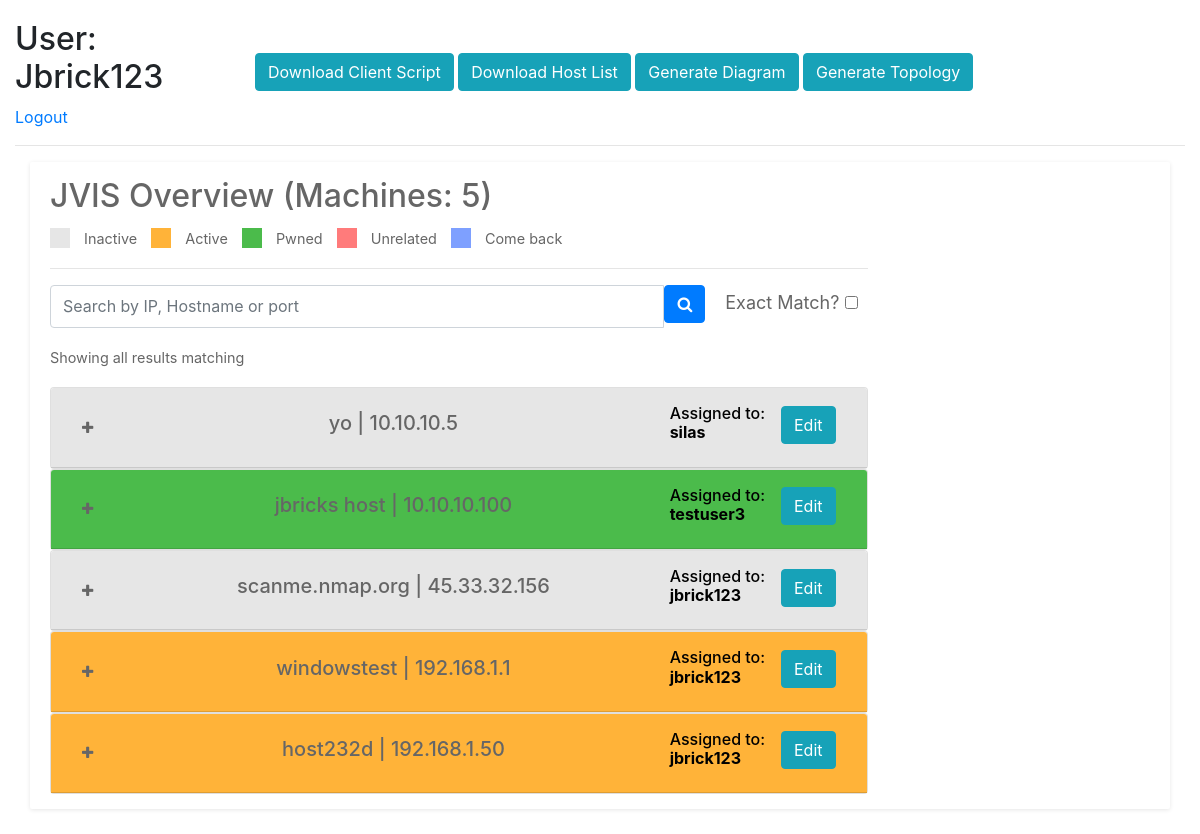
The app's page / (signed in) with its own data.
### base/models.py (models this page shows, shortened)
class Box(models.Model):
    __original_ip = None
    __original_hostname = None
    __original_state = None
    user = models.ForeignKey(User, on_delete=models.CASCADE, null=True, blank=True)
    ip = models.GenericIPAddressField(null=False,blank=False)
    hostname = models.CharField(max_length=200, null=True, blank=True)
    state = models.CharField(max_length=200, null=True, blank=True)
    comments = models.TextField(null=True, blank=True)
    active = models.BooleanField(default=False)
    pwned = models.BooleanField(default=False)
    unrelated = models.BooleanField(default=False)
    comeback = models.BooleanField("Come back to this box", default=False)
    os = models.CharField(max_length=200, null=True, blank=True)
    new = models.BooleanField(default=True)
    updated = models.BooleanField(default=False)
    cidr = models.CharField(max_length=200, default="/24",null=True, blank=True)
    orderedip = models.BigIntegerField(null=True, blank=True, default=0)
    def __init__(self, *args, **kwargs):
        super().__init__(*args, **kwargs)
        self.__original_ip = self.ip
        self.__original_hostname = self.hostname
        self.__original_state = self.state
    class Meta:
        ordering = ['orderedip']

### base/views.py (the view, shortened to what this page needs)
# urls.py: path('', Boxes.as_view(), name="boxes"),
class Boxes(LoginRequiredMixin, ListView):
    model = Box
    context_object_name = 'boxes'
    def get_context_data(self, **kwargs):
        context = super().get_context_data(**kwargs)
        search_input = self.request.GET.get('search') or ''
        context['count'] = context['boxes'].count()
        return context

### base/templates/base/box_list.html (shortened to what this page needs)
{% extends 'base/main.html' %}
{% block content %}
{%load static%}
<div class="header row">
    <div class="col-md-3">
        <h2>User: {{request.user|title}}</h2>
    {% if request.user.is_authenticated %}
    <a href="{% url 'logout' %}">Logout</a>
    {% else %}
    <a href="{% url 'login' %}">Login</a>
    {% endif %}
    </div>
    <div class="col" style="float:right;margin:auto;">
        <a href ="{% static 'client.py' %}" download="client.py"><input class="btn btn-info" type="submit" value="Download Client Script"></a>
        <form method="post" style="margin:0;padding:0;display:inline">
        <input class="btn btn-info" name="run_hostlist" type="submit" value="Download Host List">
        <form method="post" style="margin:0;padding:0;display:inline">
        <input class="btn btn-info" name="run_diagram" type="submit" value="Generate Diagram">
        </form>
        <form method="post" style="margin:0;padding:0;display:inline">
        <input class="btn btn-info" name="run_topology" type="submit" value="Generate Topology">
        </form>
    </div>
</div>
<hr>
<div class="container">
<div class="row">
  <div class="col-md-12">
    <div class="grid search">
      <div class="grid-body">
        <div class="row">
          <div class="col-md-9">
            <h2 id="counter">JVIS Overview (Machines: {{count}})</h2>
            <dl>
                <dt class="dtinactive"></dt>
                <dd>Inactive</dd>
                <dt class="dtactive"></dt>
                <dd>Active</dd>
                <dt class="dtpwned"></dt>
                <dd>Pwned</dd>
                <dt class="dtunrelated"></dt>
                <dd>Unrelated</dd>
                <dt class="dtcome"></dt>
                <dd>Come back</dd>
            </dl>
            <hr>
            <div class="input-group">
                <form method="GET" class="input-group mb-3">
                    <input type="text" class="form-control" value="{{search_input}}" method="GET" name="search" placeholder="Search by IP, Hostname or port">
                    <span class="input-group-btn">
                        <button class="btn btn-primary" type="submit"><i class="fa fa-search"></i></button>
                    </span>
                    <div style="margin:auto;padding-left:20px;padding-right:10px;font-size:18px;">
                        <label for="exactmatch">Exact Match?</label>
                        <input type="checkbox" id="exactmatch" name="exactmatch" value="exactmatch">
                    </div>
                </form>
            </div>
            <p>Showing all results matching {{search_input}}</p>
            <div id="accordion">
                {% for box in boxes%}
                <div class="card">
                    <div class="card-header row p-3" id="heading{{box.id}}" style="margin:0;padding:0;cursor: pointer;" data-toggle="collapse" data-target="#collapse{{box.id}}" aria-expanded="false" aria-controls="collapse{{box.id}}" aria-label="Close">
                        <div class="col-md-1" style="margin:auto;">
                                <i class="fa fa-plus"></i>
                        </div>
                        <div class="col" style="margin:auto;">
                            <h5 style="text-shadow:none;text-align:center;">{{box.hostname}} | {{box.ip}}</h5>
                        </div>
                        <div class="col-md-2" style="margin:auto;">
                            <h6 class="float-right" style="color:black;">Assigned to: <b id="assignee" style="font-size:14; ">{{box.user}}</b></h6>
                        </div>
                        <div class="col-md-1" style="margin:auto;">
                            <a class="abut float-right" href="{% url 'box-update' box.id %}"><button type="button" class="btn btn-info" onClick="event.stopPropagation();">Edit</button></a>
                        </div>
                    </div>
                </div>
                {% empty %}
                <h3>No Boxes yet</h3>
                {% endfor %}
            </div>
          </div>
        </div>
      </div>
    </div>
  </div>
</div>
</div>
{%endblock content%}

### static/css/main.css (style rules this page uses)
body { margin-top:20px !important; background:#eee; }
.btn { margin-bottom: 5px; }
.container { max-width:2000px !important; }
.grid { position: relative; width: 100%; background: #fff; color: #666666; border-radius: 2px; margin-bottom: 25px; box-shadow: 0px 1px 4px rgba(0, 0, 0, 0.1); }
.grid .grid-body { padding: 15px 20px 15px 20px; font-size: 0.9em; line-height: 1.9em; }
.col-md-3 { max-width:20% !important; }
.abut { color:white; text-decoration:none; }

### base/templates/base/box_list.html (style rules this page uses)
dl dt { display: inline-block; width: 20px; height: 20px; vertical-align: middle; }
dl dd { display: inline-block; margin: 0px 10px; padding-bottom: 0; vertical-align: middle; }
dl dt.dtactive { background: #ffb339; }
dl dt.dtpwned { background: #4bbb4b; }
dl dt.dtunrelated { background: #ff7b7b ; }
dl dt.dtcome { background: #7ea0ff; }
dl dt.dtinactive { background: rgb(230, 230, 230); }

### records on screen
Box: hostname "yo", ip "10.10.10.5", user "silas"
Box: hostname "jbricks host", ip "10.10.10.100", user "testuser3"
Box: hostname "scanme.nmap.org", ip "45.33.32.156", user "jbrick123"
Box: hostname "windowstest", ip "192.168.1.1", user "jbrick123"
Box: hostname "host232d", ip "192.168.1.50", user "jbrick123"

### other values on screen
{{ request.user|title }} "Jbrick123"
{{ count }} "5"
